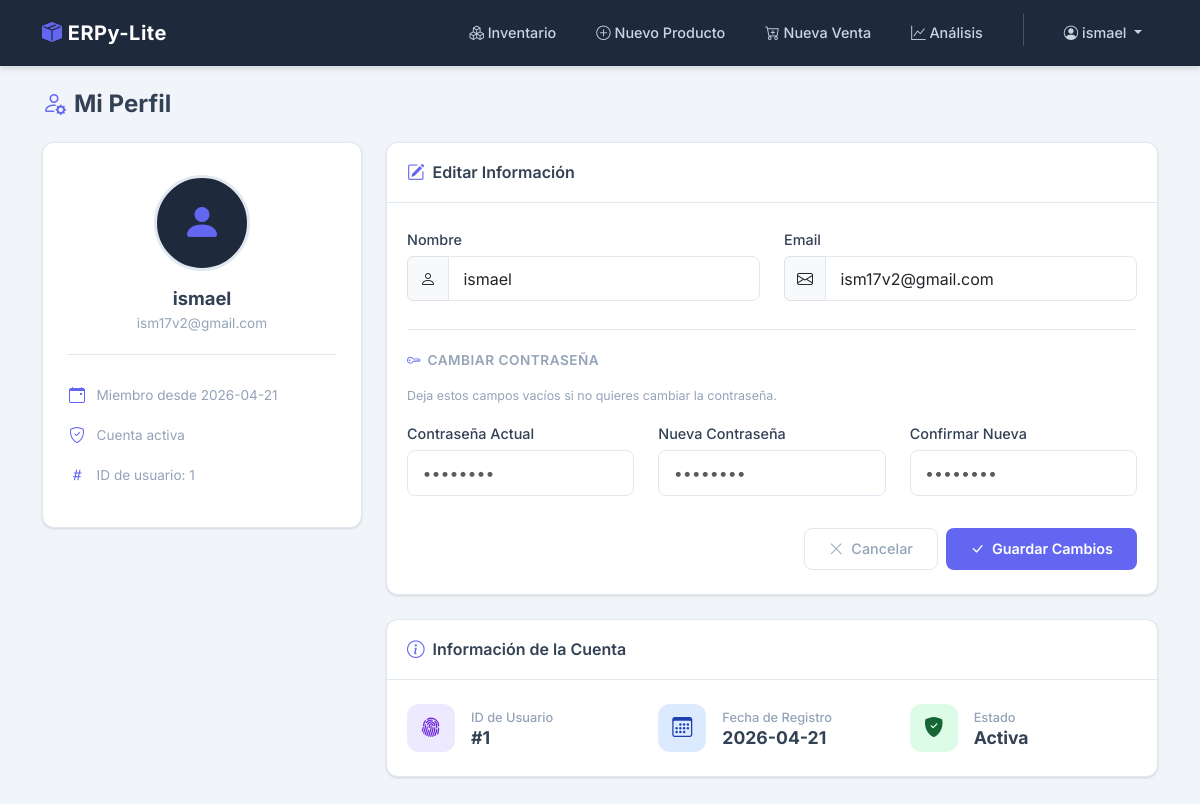
Page /perfil (signed in) on the earlier database version.
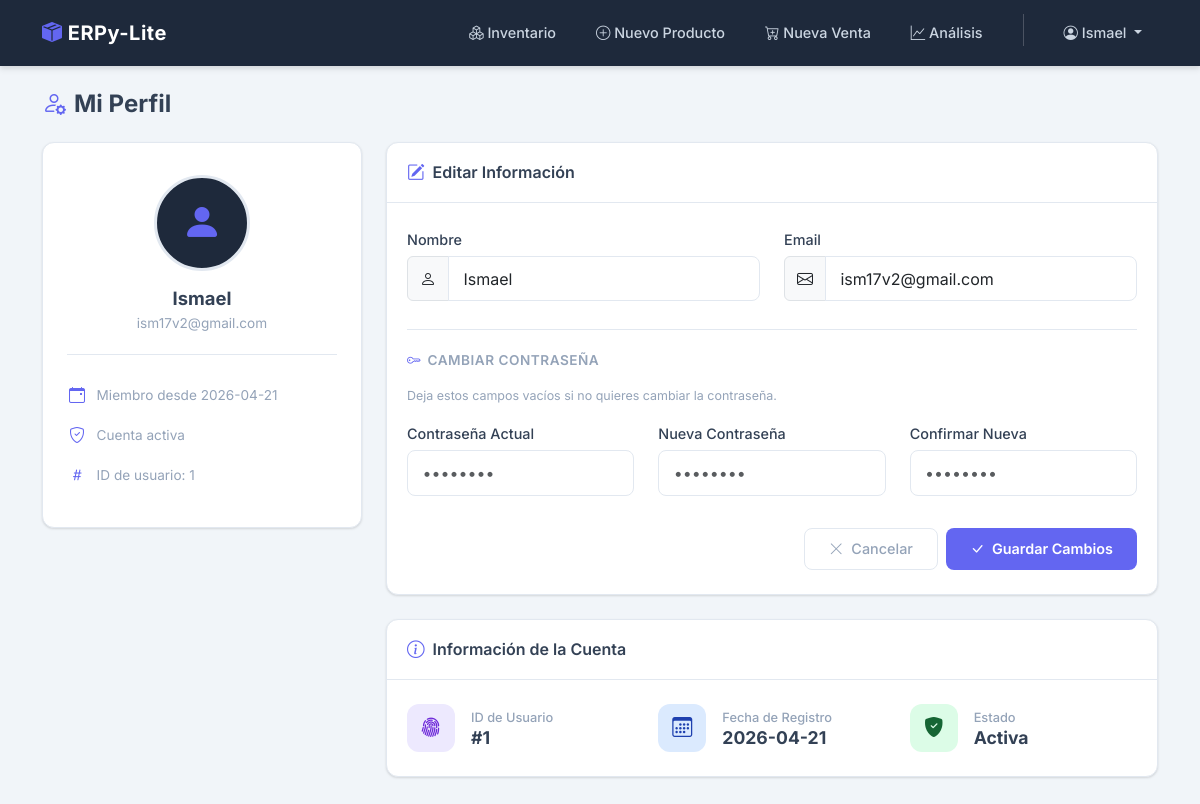
Same page on the later database version.
### tables this page shows
CREATE TABLE usuarios (
            id_usuario  INTEGER PRIMARY KEY AUTOINCREMENT,
            email       TEXT UNIQUE NOT NULL,
            contraseña  TEXT NOT NULL,
            nombre      TEXT NOT NULL,
            fecha_creacion TEXT DEFAULT CURRENT_TIMESTAMP
        );

### src/app.py (the view, shortened to what this page needs)
@app.route("/perfil", methods=["GET", "POST"])
@login_requerido
def perfil():
    usuario = buscar_usuario_por_id(session["usuario_id"], RUTA_BD)
    if not usuario:
        flash("Usuario no encontrado", "danger")
        return redirect(url_for("inventario"))
    return render_template("perfil.html", usuario=usuario)

### src/app.py (called while the page is built)
def login_requerido(f):
    @wraps(f)
    def decorador_login(*args, **kwargs):
        if "usuario_id" not in session:
            flash("Debes iniciar sesión primero", "warning")
            return redirect(url_for("login"))
        return f(*args, **kwargs)
    return decorador_login

### src/models.py (called while the page is built)
def buscar_usuario_por_id(id_usuario: int, ruta_bd: str) -> dict | None:
    inicializar_bd(ruta_bd)
    conn = sqlite3.connect(ruta_bd)
    conn.row_factory = sqlite3.Row
    cursor = conn.cursor()
    cursor.execute("SELECT * FROM usuarios WHERE id_usuario = ?", (id_usuario,))
    fila = cursor.fetchone()
    conn.close()
    return dict(fila) if fila else None

### src/templates/perfil.html (shortened to what this page needs)
{% extends "base.html" %}
{% block contenido %}
<div class="page-header">
    <h2><i class="bi bi-person-gear me-2" style="color: var(--primary);"></i>Mi Perfil</h2>
</div>
<div class="profile-layout">
    <div class="profile-sidebar">
        <div class="profile-avatar">
            <i class="bi bi-person-fill"></i>
        </div>
        <h3>{{ usuario.nombre }}</h3>
        <p class="profile-email">{{ usuario.email }}</p>
        <div class="profile-meta">
            <div class="profile-meta-item">
                <i class="bi bi-calendar-event"></i>
                <span>Miembro desde {{ usuario.fecha_creacion[:10] if usuario.fecha_creacion else 'N/A' }}</span>
            </div>
            <div class="profile-meta-item">
                <i class="bi bi-shield-check"></i>
                <span>Cuenta activa</span>
            </div>
            <div class="profile-meta-item">
                <i class="bi bi-hash"></i>
                <span>ID de usuario: {{ usuario.id_usuario }}</span>
            </div>
        </div>
    </div>
    <div class="profile-main">
        <div class="profile-card">
            <div class="profile-card-header">
                <i class="bi bi-pencil-square"></i>
                <h5>Editar Información</h5>
            </div>
            <div class="profile-card-body">
                <form method="POST" id="profileForm">
                    <div class="row">
                        <div class="col-md-6 mb-3">
                            <label for="nombre" class="form-label">Nombre</label>
                            <div class="input-group">
                                <span class="input-group-text"><i class="bi bi-person"></i></span>
                                <input type="text" class="form-control" id="nombre"
                                       name="nombre" value="{{ usuario.nombre }}" required>
                            </div>
                        </div>
                        <div class="col-md-6 mb-3">
                            <label for="email" class="form-label">Email</label>
                            <div class="input-group">
                                <span class="input-group-text"><i class="bi bi-envelope"></i></span>
                                <input type="email" class="form-control" id="email"
                                       name="email" value="{{ usuario.email }}" required>
                            </div>
                        </div>
                    </div>
                    <div class="password-section">
                        <div class="password-section-title">
                            <i class="bi bi-key"></i> Cambiar Contraseña
                        </div>
                        <p class="hint-text mb-3">Deja estos campos vacíos si no quieres cambiar la contraseña.</p>
                        <div class="row">
                            <div class="col-md-4 mb-3">
                                <label for="contraseña_actual" class="form-label">Contraseña Actual</label>
                                <input type="password" class="form-control" id="contraseña_actual"
                                       name="contraseña_actual" placeholder="••••••••">
                            </div>
                            <div class="col-md-4 mb-3">
                                <label for="contraseña_nueva" class="form-label">Nueva Contraseña</label>
                                <input type="password" class="form-control" id="contraseña_nueva"
                                       name="contraseña_nueva" placeholder="••••••••"
                                       onkeyup="verificarFuerza()">
                            </div>
                            <div class="col-md-4 mb-3">
                                <label for="contraseña_confirmar" class="form-label">Confirmar Nueva</label>
                                <input type="password" class="form-control" id="contraseña_confirmar"
                                       name="contraseña_confirmar" placeholder="••••••••">
                            </div>
                        </div>
                    </div>
                    <div class="d-flex gap-2 mt-3 justify-content-end">
                        <a href="{{ url_for('inventario') }}" class="btn btn-cancel">
                            <i class="bi bi-x-lg me-1"></i> Cancelar
                        </a>
                        <button type="submit" class="btn btn-save">
                            <i class="bi bi-check-lg me-1"></i> Guardar Cambios
                        </button>
                    </div>
                </form>
            </div>
        </div>
        <div class="profile-card">
            <div class="profile-card-header">
                <i class="bi bi-info-circle"></i>
                <h5>Información de la Cuenta</h5>
            </div>
            <div class="profile-card-body">
                <div class="row">
                    <div class="col-md-4 mb-3 mb-md-0">
                        <div class="d-flex align-items-center gap-3">
                            <div class="stat-icon" style="background: #ede9fe; color: #6d28d9;">
                                <i class="bi bi-fingerprint"></i>
                            </div>
                            <div>
                                <div class="stat-label">ID de Usuario</div>
                                <div class="stat-value" style="font-size: 1.1rem;">#{{ usuario.id_usuario }}</div>
                            </div>
                        </div>
                    </div>
                    <div class="col-md-4 mb-3 mb-md-0">
                        <div class="d-flex align-items-center gap-3">
                            <div class="stat-icon" style="background: #dbeafe; color: #1e40af;">
                                <i class="bi bi-calendar3"></i>
                            </div>
                            <div>
                                <div class="stat-label">Fecha de Registro</div>
                                <div class="stat-value" style="font-size: 1.1rem;">{{ usuario.fecha_creacion[:10] if usuario.fecha_creacion else 'N/A' }}</div>
                            </div>
                        </div>
                    </div>
                    <div class="col-md-4">
                        <div class="d-flex align-items-center gap-3">
                            <div class="stat-icon" style="background: #dcfce7; color: #166534;">
                                <i class="bi bi-shield-fill-check"></i>
                            </div>
                            <div>
                                <div class="stat-label">Estado</div>
                                <div class="stat-value" style="font-size: 1.1rem;">Activa</div>
                            </div>
                        </div>
                    </div>
                </div>
            </div>
        </div>
    </div>
</div>
{% endblock %}

### src/templates/base.html (shortened to what this page needs)
<!DOCTYPE html>
<html lang="es">
<head>
    <link href="https://cdn.jsdelivr.net/npm/bootstrap@5.3.3/dist/css/bootstrap.min.css"
          rel="stylesheet">
    <link href="https://cdn.jsdelivr.net/npm/bootstrap-icons@1.11.3/font/bootstrap-icons.min.css"
          rel="stylesheet">
    <link rel="stylesheet" href="{{ url_for('static', filename='css/style.css') }}">
</head>
<body>
    <nav class="navbar navbar-expand-lg">
        <div class="container">
            <a class="navbar-brand" href="/">
                <i class="bi bi-box-seam-fill"></i> ERPy-Lite
            </a>
            <div class="collapse navbar-collapse" id="navMain">
                <div class="navbar-nav ms-auto">
                    <a class="nav-link {% if request.path == '/inventario' %}active{% endif %}"
                       href="/inventario">
                        <i class="bi bi-boxes"></i> Inventario
                    </a>
                    <a class="nav-link {% if request.path == '/producto/nuevo' %}active{% endif %}"
                       href="/producto/nuevo">
                        <i class="bi bi-plus-circle"></i> Nuevo Producto
                    </a>
                    <a class="nav-link {% if request.path == '/venta/nueva' %}active{% endif %}"
                       href="/venta/nueva">
                        <i class="bi bi-cart-plus"></i> Nueva Venta
                    </a>
                    <a class="nav-link {% if request.path == '/analytics' %}active{% endif %}"
                       href="/analytics">
                        <i class="bi bi-graph-up"></i> Análisis
                    </a>
                    <div class="nav-item dropdown">
                        <a class="nav-link dropdown-toggle" href="#" id="userDropdown"
                           role="button" data-bs-toggle="dropdown">
                            <i class="bi bi-person-circle"></i>
                            {{ session.get('usuario_nombre', 'Usuario') }}
                        </a>
                    </div>
                </div>
            </div>
        </div>
    </nav>
    <div class="container mt-4 mb-5">
        {% block contenido %}{% endblock %}
    </div>
</body>
</html>

### src/static/css/style.css (style rules this page uses)
:root { --primary: #6366f1; --primary-hover: #4f46e5; --bg: #f1f5f9; --card-bg: #ffffff; --nav-bg: #1e293b; --text: #334155; --text-muted: #94a3b8; --border: #e2e8f0; --shadow: 0 1px 3px rgba(0, 0, 0, 0.08), 0 1px 2px rgba(0, 0, 0, 0.06); --shadow-md: 0 4px 6px rgba(0, 0, 0, 0.07), 0 2px 4px rgba(0, 0, 0, 0.06); --radius: 0.75rem; }
body { background-color: var(--bg); color: var(--text); font-family: 'Inter', system-ui, -apple-system, sans-serif; }
.navbar { background: var(--nav-bg) !important; box-shadow: var(--shadow-md); padding: 0.8rem 0; }
.navbar-brand { font-weight: 700; letter-spacing: 0.5px; font-size: 1.25rem; color: #fff !important; }
.navbar-brand i { color: var(--primary); }
.navbar-nav { gap: 0.5rem; }
.navbar .nav-link { color: #cbd5e1 !important; font-weight: 500; padding: 0.5rem 1rem !important; border-radius: 0.5rem; transition: all 0.2s ease; font-size: 0.9rem; }
.form-control, .form-select { border-radius: 0.5rem; border: 1px solid var(--border); padding: 0.6rem 0.9rem; transition: border-color 0.2s ease, box-shadow 0.2s ease; }
.form-label { font-weight: 500; font-size: 0.9rem; color: var(--text); margin-bottom: 0.35rem; }
.page-header { display: flex; justify-content: space-between; align-items: center; margin-bottom: 1.5rem; }
.page-header h2 { font-weight: 700; font-size: 1.5rem; margin: 0; }
.stat-icon { width: 48px; height: 48px; border-radius: 0.75rem; display: flex; align-items: center; justify-content: center; font-size: 1.25rem; flex-shrink: 0; }
.stat-value { font-size: 1.25rem; font-weight: 700; color: var(--text); line-height: 1.2; }
.stat-label { font-size: 0.8rem; color: var(--text-muted); font-weight: 500; }

### src/templates/perfil.html (style rules this page uses)
.profile-layout { display: grid; grid-template-columns: 320px 1fr; gap: 1.5rem; align-items: start; }
.profile-sidebar { background: var(--card-bg); border: 1px solid var(--border); border-radius: var(--radius); box-shadow: var(--shadow); padding: 2rem 1.5rem; text-align: center; }
.profile-avatar { width: 96px; height: 96px; border-radius: 50%; background: var(--nav-bg); color: var(--primary); display: flex; align-items: center; justify-content: center; font-size: 2.5rem; margin: 0 auto 1rem; border: 3px solid var(--border); }
.profile-sidebar h3 { font-size: 1.15rem; font-weight: 700; color: var(--text); margin-bottom: 0.25rem; }
.profile-sidebar .profile-email { font-size: 0.85rem; color: var(--text-muted); margin-bottom: 1.25rem; }
.profile-meta { border-top: 1px solid var(--border); padding-top: 1.25rem; }
.profile-meta-item { display: flex; align-items: center; gap: 0.6rem; padding: 0.5rem 0; font-size: 0.85rem; color: var(--text-muted); }
.profile-meta-item i { font-size: 1rem; color: var(--primary); width: 20px; text-align: center; }
.profile-main { display: flex; flex-direction: column; gap: 1.5rem; }
.profile-card { background: var(--card-bg); border: 1px solid var(--border); border-radius: var(--radius); box-shadow: var(--shadow); overflow: hidden; transition: box-shadow 0.2s ease; }
.profile-card-header { padding: 1rem 1.25rem; border-bottom: 1px solid var(--border); display: flex; align-items: center; gap: 0.5rem; }
.profile-card-header h5 { margin: 0; font-size: 1rem; font-weight: 600; color: var(--text); }
.profile-card-header i { color: var(--primary); font-size: 1.1rem; }
.profile-card-body { padding: 1.5rem 1.25rem; }
.password-section { border-top: 1px solid var(--border); padding-top: 1.25rem; margin-top: 0.75rem; }
.password-section-title { font-size: 0.85rem; font-weight: 600; color: var(--text-muted); text-transform: uppercase; letter-spacing: 0.5px; margin-bottom: 1rem; display: flex; align-items: center; gap: 0.4rem; }
.password-section-title i { color: var(--primary); }
.btn-save { background: var(--primary); border: none; border-radius: 0.5rem; color: white; font-weight: 600; padding: 0.6rem 1.5rem; font-size: 0.9rem; transition: all 0.2s ease; }
.btn-cancel { background: transparent; border: 1px solid var(--border); border-radius: 0.5rem; color: var(--text-muted); font-weight: 500; padding: 0.6rem 1.5rem; font-size: 0.9rem; transition: all 0.2s ease; }
.hint-text { font-size: 0.78rem; color: var(--text-muted); margin-top: 0.3rem; }

Differences in the rows shown:
changed usuarios "ism17v2@gmail.com": get "ismael" → "Ismael"; nombre "ismael" → "Ismael"
